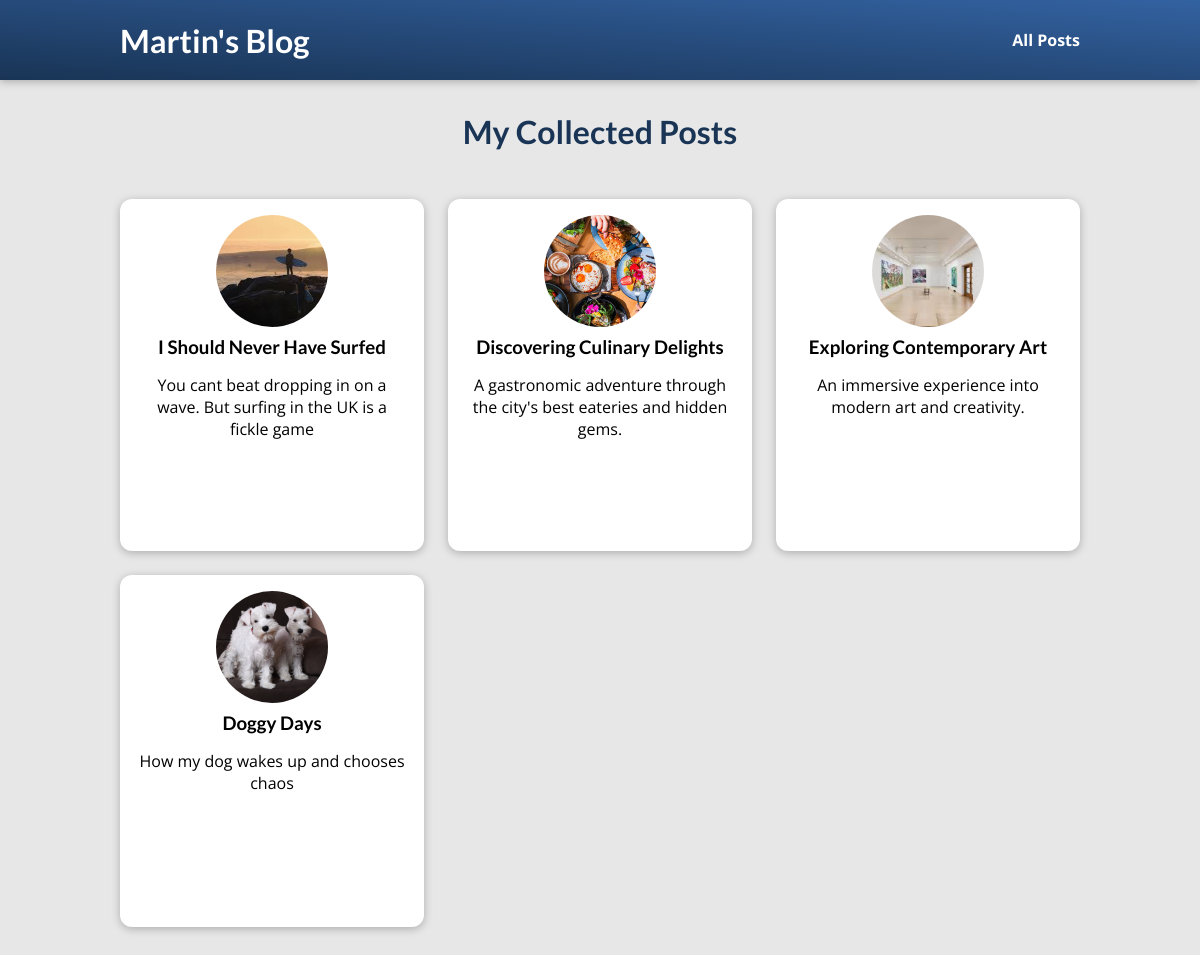
The app's page /posts, older data.
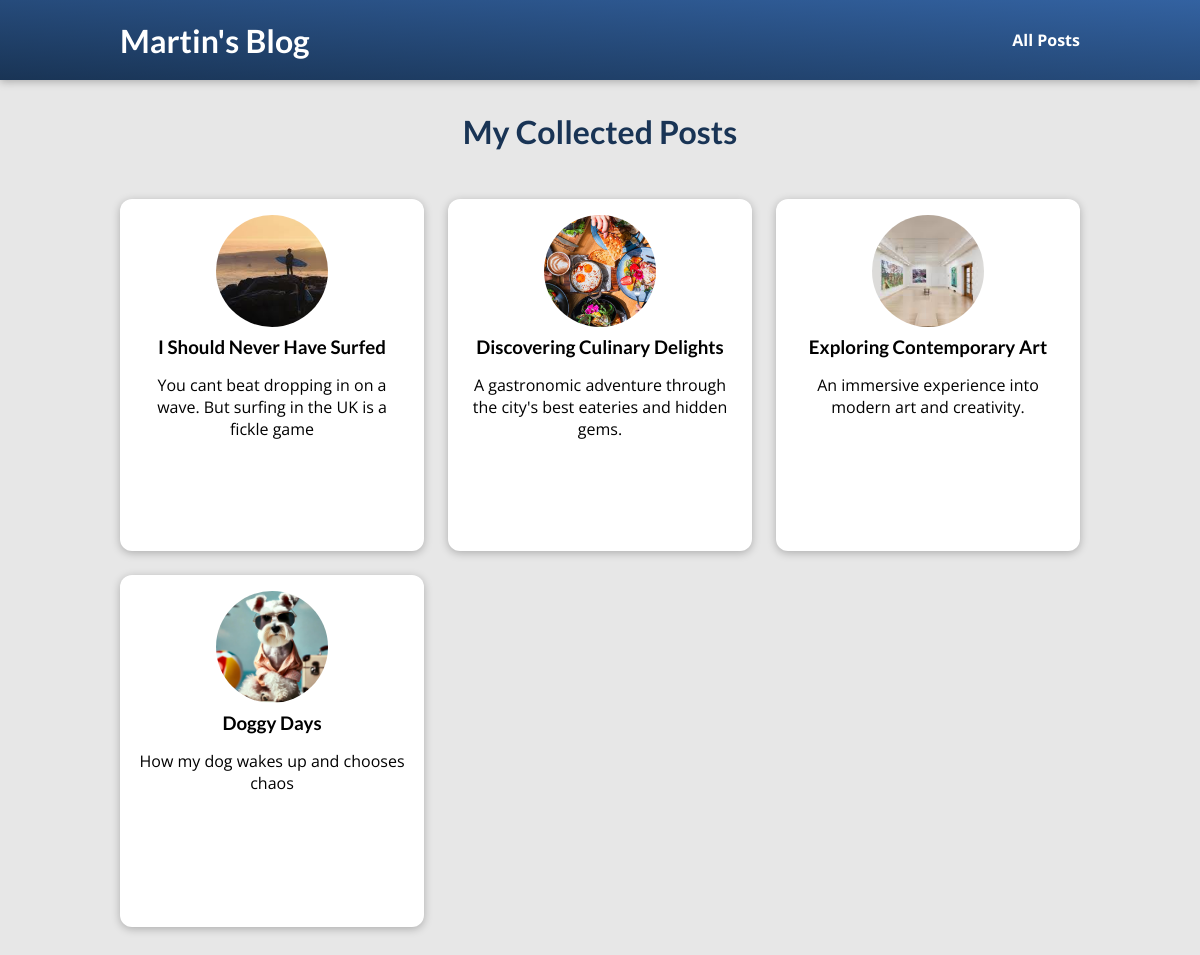
The same page, newer data.
### blog/models.py (models this page shows, shortened)
class Post(models.Model):
    title = models.CharField(max_length=100)
    excerpt = models.CharField(max_length=200)
    image = models.ImageField(upload_to="posts", null=True) # ImageField to handle image uploads. Nullable due to existing data
    date = models.DateField(auto_now=True)
    slug = models.SlugField(unique=True, db_index=True) # Unique slug for URL references title
    content = models.TextField()
    author = models.ForeignKey(Author, on_delete=models.SET_NULL, null=True, related_name="posts") # Foreign key relationship with Author
    tags = models.ManyToManyField(Tag) # Many-to-many relationship with Tag
    class Meta:
        verbose_name_plural = "Posts"

### blog/views.py (the view)
# urls.py: path("posts", views.AllPostsView.as_view(), name="post-page"), # All blog posts
class AllPostsView(ListView): #replaces posts function-based view
    template_name = "blog/all-posts.html"
    model = Post
    context_object_name = "all_posts"
    ordering = ["-date"] #Fetch all posts from the database ordered by date descending

### blog/templates/blog/all-posts.html (shortened to what this page needs)
{% extends "base.html" %}
{% load static %}
{% block css_files %}
    <link rel="stylesheet" href="{% static 'blog/post.css' %}">
    <link rel="stylesheet" href="{% static 'blog/all-posts.css' %}">
{% endblock %}
{% block content %}
    <section id="all-posts">
        <h2>My Collected Posts</h2>
        <ul>
           {% for post in all_posts %}
               {% include "blog/inlcudes/post.html" %}
           {% endfor %}
        </ul>
    </section>
{% endblock %}

### blog/templates/blog/inlcudes/post.html
<li>
    <article class="post">
        <a href="{% url "post-detail" post.slug %}">
            <img src="{{ post.image.url }}" alt="{{ post.title }}">
            <div class="post_content">
                <h3>{{ post.title }}</h3>
                <p>
                    {{ post.excerpt }}
                </p>
            </div>
        </a>
    </article>
</li>

Row changes from the older to the newer data that the page shows:
changed Post "Doggy Days": image: a different picture
